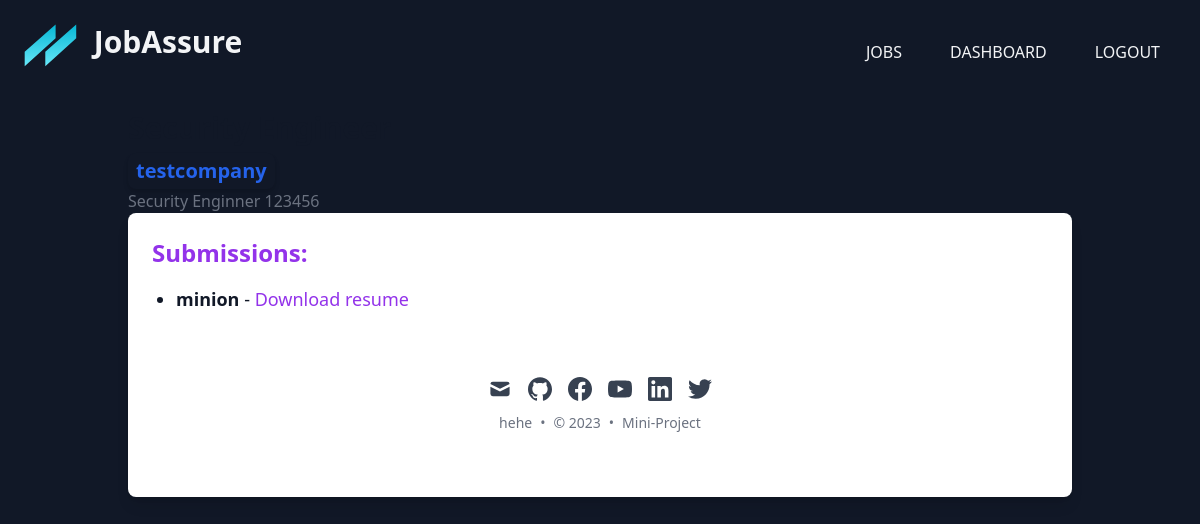
/dashboard/jobs/5/ (signed in), run on the app's committed database.
### dash/models.py (models this page shows)
class JobPost(models.Model):
    JOB_TYPE_CHOICES = (
        ('full_time', 'Full Time'),
        ('part_time', 'Part Time'),
        ('contract', 'Contract'),
        ('internship', 'Internship'),
        ('freelance', 'Freelance'),
    )
    user = models.ForeignKey(User, on_delete=models.CASCADE)
    title = models.CharField(max_length=200)
    company = models.CharField(max_length=200)
    description = models.TextField()
    job_type = models.CharField(max_length=20, choices=JOB_TYPE_CHOICES, default='full_time')
    created_at = models.DateTimeField(auto_now_add=True)

class Submission(models.Model):
    STATUS_CHOICES = (
        ('accepted', 'Accepted'),
        ('rejected', 'Rejected'),
        ('in_progress', 'In Progress'),
    )
    job_post = models.ForeignKey(JobPost, on_delete=models.CASCADE)
    user = models.ForeignKey(User, on_delete=models.CASCADE)
    resume = models.FileField(upload_to='resumes/')
    status = models.CharField(max_length=20, choices=STATUS_CHOICES, default='in_progress')
    created_at = models.DateTimeField(auto_now_add=True)

### dash/views.py (the view)
# urls.py: path('/jobs/<int:job_id>/', views.job_detail, name='job_detail'),
@login_required
def job_detail(request, job_id):
    job_post = get_object_or_404(JobPost, pk=job_id)
    previous_submission = Submission.objects.filter(user=request.user, job_post=job_post).first()
    if previous_submission:
        return render(request, 'alreadyapplied.html', {'job_post': job_post})
    if request.method == 'POST':
        form = SubmissionForm(request.POST, request.FILES)
        if form.is_valid():
            submission = form.save(commit=False)
            submission.job_post = job_post
            submission.user = request.user
            submission.save()
            messages.success(request, 'Your resume has been submitted successfully.')
            return redirect('/dashboard/myapplications', pk=job_id)
    else:
        form = SubmissionForm()
    return render(request, 'sub.html', {'job_post': job_post, 'form': form})

### dash/templates/sub.html (shortened to what this page needs)
{% extends 'base.html' %}
{% block content %}
<h1 class="max-w-lg text-3xl font-semibold leading-relaxed text-gray-900 dark:text-white transform  transition-all ">{{ job_post.title }}</h1>
<p class="text-xl font-semibold text-blue-600/100 dark:text-blue-500/100 transform hover:scale-105 transition-all duration-500 cursor-pointer inline-block bg-gray-900 px-2 py-1 rounded-lg shadow-md hover:shadow-lg"> {{ job_post.company }} </p>
<p class="text-gray-500 whitespace-pre-line dark:text-gray-400">{{ job_post.description }}</p>
<div class="bg-white dark:bg-gray-800 rounded-lg shadow-lg p-6 mb-4">
  {% if request.user == job_post.user %}
    {% if job_post.submission_set.exists %}
      <h2 class="text-2xl font-bold text-purple-600 mb-4">Submissions:</h2>
      <ul class="list-disc pl-6 mb-4">
      {% for submission in job_post.submission_set.all %}
        <li class="text-lg text-gray-900 dark:text-white mb-2 hover:text-purple-600 transition duration-300 ease-in-out">
          <span class="font-bold">{{ submission.user.username }}</span> -
          <a href="{{ submission.resume.url }}" class="text-purple-600 hover:text-purple-400 transition duration-300 ease-in-out">Download resume</a>
        </li>
      {% endfor %}
      </ul>
    {% else %}
      <p class="text-lg text-purple-600 mb-4">No submissions yet.</p>
    {% endif %}
{% endif %}
{% endblock %}

### data on the page
JobPost: company "testcompany", description "Security Enginner 123456"
Submission: user.username "minion"
